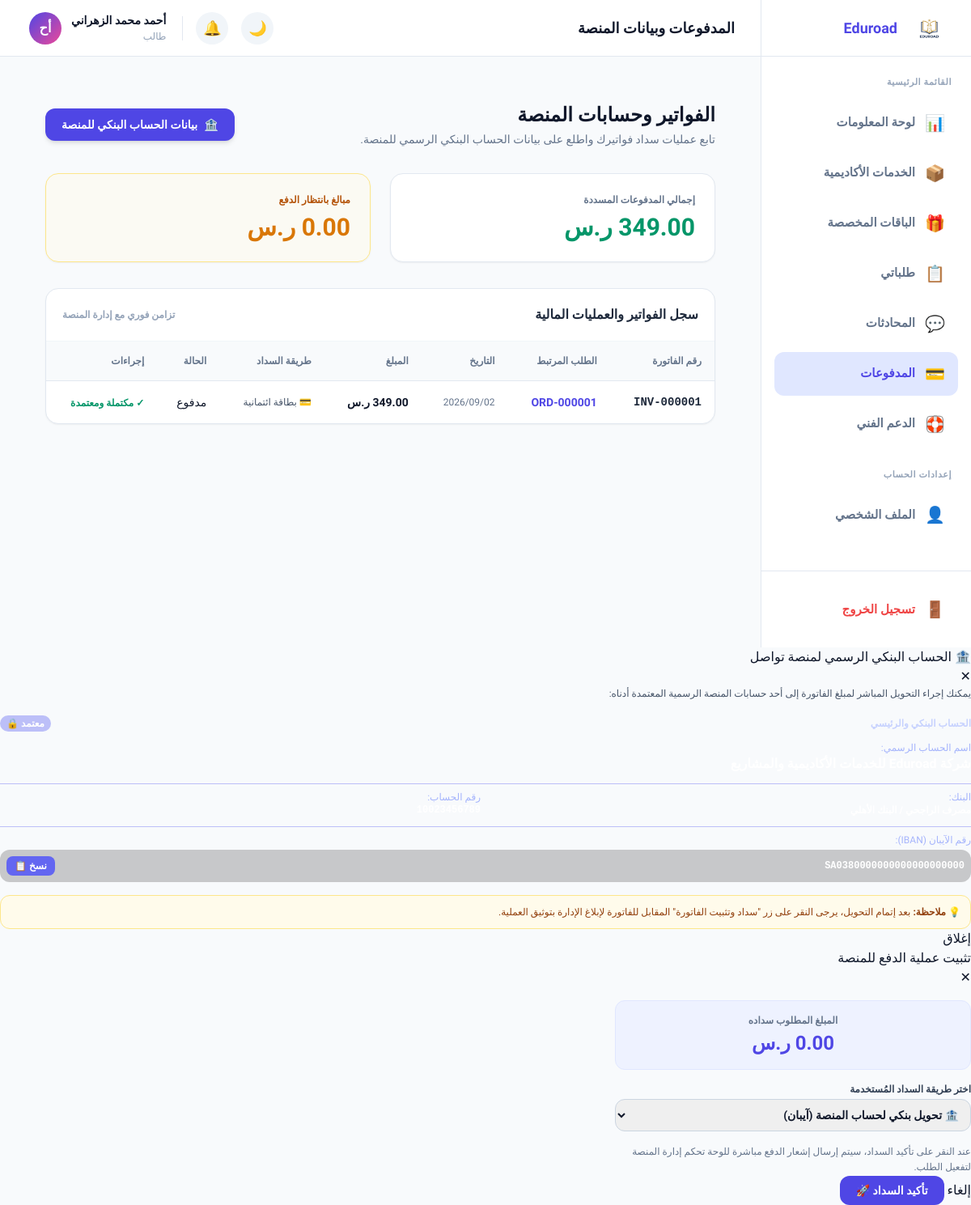
/student/payments.php (signed in), run on the app's committed database.
### tables this page shows
CREATE TABLE IF NOT EXISTS `payments` (
  `id`               INT UNSIGNED NOT NULL AUTO_INCREMENT,
  `payment_number`   VARCHAR(25) NOT NULL UNIQUE COMMENT 'e.g. PAY-20260001',
  `order_id`         INT UNSIGNED NOT NULL,
  `student_id`       INT UNSIGNED NOT NULL,
  `amount`           DECIMAL(10,2) NOT NULL COMMENT 'Total paid by student',
  `platform_fee`     DECIMAL(10,2) NOT NULL DEFAULT 0.00 COMMENT '15% commission',
  `academic_net`     DECIMAL(10,2) NOT NULL DEFAULT 0.00 COMMENT 'amount - platform_fee',
  `method`           ENUM('credit_card','bank_transfer','apple_pay','wallet') NOT NULL DEFAULT 'credit_card',
  `status`           ENUM('pending','paid','failed','refunded') NOT NULL DEFAULT 'pending',
  `transaction_ref`  VARCHAR(255) DEFAULT NULL COMMENT 'Gateway reference',
  `coupon_code`      VARCHAR(50) DEFAULT NULL,
  `discount`         DECIMAL(10,2) DEFAULT 0.00,
  `paid_at`          DATETIME DEFAULT NULL,
  `created_at`       DATETIME NOT NULL DEFAULT CURRENT_TIMESTAMP,
  PRIMARY KEY (`id`),
  UNIQUE KEY `uq_payment_number` (`payment_number`),
  INDEX `idx_order`    (`order_id`),
  INDEX `idx_student`  (`student_id`),
  INDEX `idx_status`   (`status`),
  CONSTRAINT `fk_pay_order`   FOREIGN KEY (`order_id`)   REFERENCES `orders`(`id`) ON DELETE RESTRICT,
  CONSTRAINT `fk_pay_student` FOREIGN KEY (`student_id`) REFERENCES `users`(`id`)  ON DELETE RESTRICT
);

### config/auth.php (called while the page is built, shortened)
<?php
require_once __DIR__ . '/db.php';
function currentUser(): ?array {
    return [
        'id'     => $_SESSION['user_id'],
        'name'   => $_SESSION['user_name'],
        'email'  => $_SESSION['user_email'],
        'role'   => $_SESSION['user_role'],
        'avatar' => $_SESSION['user_avatar'],
    ];
}

### config/functions.php (called while the page is built, shortened)
<?php
require_once __DIR__ . '/db.php';
function getPaymentsByStudent(int $studentId): array {
    $stmt = db()->prepare(
        'SELECT p.*, o.order_number
         FROM payments p
         JOIN orders o ON p.order_id = o.id
         WHERE p.student_id = ?
         ORDER BY p.created_at DESC'
    );
    $stmt->execute([$studentId]);
    return $stmt->fetchAll();
}
function formatDate(string $date): string {
    return date('Y/m/d', strtotime($date));
}
function formatMoney(float $amount): string {
    return number_format($amount, 2) . ' ر.س';
}
function paymentStatusLabel(string $status): array {
    return match($status) {
        'paid'     => ['label' => 'مدفوع',   'class' => 'badge-success'],
        'pending'  => ['label' => 'معلق',    'class' => 'badge-warning'],
        'failed'   => ['label' => 'فاشل',    'class' => 'badge-danger'],
        'refunded' => ['label' => 'مُسترجع', 'class' => 'badge-secondary'],
        default    => ['label' => $status,   'class' => 'badge-secondary'],
    };
}

### config/db.php (called while the page is built, shortened)
<?php
function db(): PDO {
    static $pdo = null;
    if ($pdo === null) {
        $dsn = sprintf(
            'mysql:host=%s;dbname=%s;charset=%s',
            DB_HOST,
            DB_NAME,
            DB_CHARSET
        );
        try {
            $pdo = new PDO($dsn, DB_USER, DB_PASS, [
                PDO::ATTR_ERRMODE            => PDO::ERRMODE_EXCEPTION,
                PDO::ATTR_DEFAULT_FETCH_MODE => PDO::FETCH_ASSOC,
                PDO::ATTR_EMULATE_PREPARES   => false,
            ]);
        } catch (PDOException $e) {
            http_response_code(500);
            die(json_encode([
                'error'   => true,
                'message' => 'خطأ في الاتصال بقاعدة البيانات. يرجى المحاولة لاحقاً.'
            ]));
        }
    }
    return $pdo;
}

### student/payments.php (the view, shortened to what this page needs)
<?php
require_once __DIR__ . '/../config/auth.php';
require_once __DIR__ . '/../config/functions.php';
$user = currentUser();
$db = db();
$total_paid = (float) $db->query("SELECT COALESCE(SUM(amount), 0) FROM payments WHERE student_id = " . $user['id'] . " AND status = 'paid'")->fetchColumn();
$total_pending = (float) $db->query("SELECT COALESCE(SUM(amount), 0) FROM payments WHERE student_id = " . $user['id'] . " AND status = 'pending'")->fetchColumn();
$payments = getPaymentsByStudent($user['id']);
require __DIR__ . '/partials/head.php';
require __DIR__ . '/partials/sidebar.php';
?>
      <div class="content-wrap" style="max-width:1150px;margin:0 auto;padding:24px;">
        <div class="flex flex-wrap justify-between items-center gap-4 mb-8">
          <div>
            <h1 class="text-2xl font-black text-slate-900 mb-1">الفواتير وحسابات المنصة</h1>
            <p class="text-slate-500 text-sm">تابع عمليات سداد فواتيرك واطلع على بيانات الحساب البنكي الرسمي للمنصة.</p>
          </div>
          <button onclick="openPlatformBankModal()" class="px-5 py-2.5 bg-indigo-600 hover:bg-indigo-700 text-white rounded-xl font-bold text-sm shadow-md transition flex items-center gap-2">
            <span>🏦</span>
            <span>بيانات الحساب البنكي للمنصة</span>
          </button>
        </div>
        <div class="grid grid-cols-1 sm:grid-cols-2 gap-6 mb-8">
          <div class="card p-6 border border-slate-200 shadow-sm rounded-2xl bg-white">
            <div class="text-xs font-bold text-slate-500 mb-2">إجمالي المدفوعات المسددة</div>
            <div class="text-3xl font-black text-emerald-600"><?= formatMoney($total_paid) ?></div>
          </div>
          <div class="card p-6 border border-amber-200 bg-amber-50/50 shadow-sm rounded-2xl">
            <div class="text-xs font-bold text-amber-700 mb-2">مبالغ بانتظار الدفع</div>
            <div class="text-3xl font-black text-amber-600"><?= formatMoney($total_pending) ?></div>
          </div>
        </div>
        <div class="card p-0 overflow-hidden border border-slate-200 rounded-2xl bg-white shadow-sm">
          <div class="p-5 border-b border-slate-100 flex items-center justify-between">
            <h3 class="font-extrabold text-slate-800 text-base">سجل الفواتير والعمليات المالية</h3>
            <span class="text-xs text-slate-400 font-bold">تزامن فوري مع إدارة المنصة</span>
          </div>
          <div class="overflow-x-auto">
            <table class="w-full text-right border-collapse">
              <thead>
                <tr class="bg-slate-50 text-slate-500 text-xs border-b border-slate-200">
                  <th class="p-4">رقم الفاتورة</th>
                  <th class="p-4">الطلب المرتبط</th>
                  <th class="p-4">التاريخ</th>
                  <th class="p-4">المبلغ</th>
                  <th class="p-4">طريقة السداد</th>
                  <th class="p-4">الحالة</th>
                  <th class="p-4">إجراءات</th>
                </tr>
              </thead>
              <tbody class="divide-y divide-slate-100 text-sm">
                <?php if (empty($payments)): ?>
                  <tr>
                    <td colspan="7" class="text-center p-8 text-slate-400">
                      لا توجد فواتير أو عمليات دفع مسجلة بعد.
                    </td>
                  </tr>
                <?php else: ?>
                  <?php foreach ($payments as $p):
                    $badge = paymentStatusLabel($p['status']);
                    $inv_no = 'INV-' . str_pad($p['id'], 6, '0', STR_PAD_LEFT);
                  ?>
                    <tr class="hover:bg-slate-50/70 transition">
                      <td class="p-4 font-mono font-bold text-slate-800"><?= $inv_no ?></td>
                      <td class="p-4 font-bold text-indigo-600">
                        <a href="order-details.php?id=<?= $p['order_id'] ?>">ORD-<?= str_pad($p['order_id'], 6, '0', STR_PAD_LEFT) ?></a>
                      </td>
                      <td class="p-4 text-slate-500 text-xs"><?= formatDate($p['created_at']) ?></td>
                      <td class="p-4 font-extrabold text-slate-900"><?= formatMoney($p['amount']) ?></td>
                      <td class="p-4 text-slate-600 text-xs">
                        <?= $p['method'] === 'bank_transfer' ? '🏦 تحويل بنكي للمنصة' : ($p['method'] === 'credit_card' ? '💳 بطاقة ائتمانية' : e($p['method'])) ?>
                      </td>
                      <td class="p-4">
                        <span class="badge <?= $badge['class'] ?>"><?= $badge['label'] ?></span>
                      </td>
                      <td class="p-4">
                        <?php if ($p['status'] === 'pending'): ?>
                          <button onclick="openPayModal(<?= $p['id'] ?>, <?= $p['amount'] ?>)" class="px-3 py-1.5 bg-indigo-600 text-white rounded-lg text-xs font-bold hover:bg-indigo-700 transition">
                            💳 سداد وتثبيت الفاتورة
                          </button>
                        <?php else: ?>
                          <span class="text-xs text-emerald-600 font-bold">✓ مكتملة ومعتمدة</span>
                        <?php endif; ?>
                      </td>
                    </tr>
                  <?php endforeach; ?>
                <?php endif; ?>
              </tbody>
            </table>
          </div>
        </div>
      </div>
    </main>
  </div>
  <div class="modal-overlay" id="platformBankModal">
    <div class="modal-box">
      <div class="modal-header">
        <h3 class="modal-title">🏦 الحساب البنكي الرسمي لمنصة تواصل</h3>
        <button class="modal-close" data-modal-close>✕</button>
      </div>
      <div class="modal-body space-y-4">
        <p class="text-xs text-slate-600 leading-relaxed">
          يمكنك إجراء التحويل المباشر لمبلغ الفاتورة إلى أحد حسابات المنصة الرسمية المعتمدة أدناه:
        </p>
        <div class="bank-card space-y-3">
          <div class="flex items-center justify-between">
            <span class="text-xs font-bold text-indigo-200">الحساب البنكي والرئيسي</span>
            <span class="text-xs bg-indigo-500/40 text-white px-2 py-0.5 rounded-full font-bold">معتمد 🔒</span>
          </div>
          <div>
            <div class="text-xs text-indigo-300">اسم الحساب الرسمي:</div>
            <div class="text-base font-extrabold text-white">شركة Eduroad للخدمات الأكاديمية والمشاريع</div>
          </div>
          <div class="grid grid-cols-1 sm:grid-cols-2 gap-3 pt-2 border-t border-indigo-500/40 text-xs">
            <div>
              <div class="text-indigo-300">البنك:</div>
              <div class="font-bold text-white">مصرف الراجحي / البنك الأهلي</div>
            </div>
            <div>
              <div class="text-indigo-300">رقم الحساب:</div>
              <div class="font-mono font-bold text-white select-all">10023456789</div>
            </div>
          </div>
          <div class="pt-2 border-t border-indigo-500/40">
            <div class="text-xs text-indigo-300 mb-1">رقم الآيبان (IBAN):</div>
            <div class="flex items-center justify-between bg-black/20 p-2 rounded-xl">
              <span class="font-mono font-bold text-white text-xs select-all">SA0380000000000000000000</span>
              <button onclick="copyIban('SA0380000000000000000000')" class="text-xs bg-indigo-500 hover:bg-indigo-600 text-white px-2.5 py-1 rounded-lg font-bold">نسخ 📋</button>
            </div>
          </div>
        </div>
        <div class="bg-amber-50 p-3 rounded-xl border border-amber-200 text-xs text-amber-800 font-medium">
          💡 <strong>ملاحظة:</strong> بعد إتمام التحويل، يرجى النقر على زر "سداد وتثبيت الفاتورة" المقابل للفاتورة لإبلاغ الإدارة بتوثيق العملية.
        </div>
      </div>
      <div class="modal-footer">
        <button class="btn-add-sub" data-modal-close>إغلاق</button>
      </div>
    </div>
  </div>
  <div class="modal-overlay" id="payInvoiceModal">
    <div class="modal-box" style="max-width:440px;">
      <div class="modal-header">
        <h3 class="modal-title">تثبيت عملية الدفع للمنصة</h3>
        <button class="modal-close" data-modal-close>✕</button>
      </div>
      <form method="POST" action="payments.php">
        <div class="modal-body space-y-4">
          <div class="bg-indigo-50 p-4 rounded-xl text-center border border-indigo-100">
            <span class="text-xs text-slate-500 font-bold block mb-1">المبلغ المطلوب سداده</span>
            <span class="text-2xl font-black text-indigo-600" id="modalPaymentAmount">0.00 ر.س</span>
          </div>
          <div>
            <label class="block text-xs font-bold text-slate-700 mb-1">اختر طريقة السداد المُستخدمة</label>
            <select name="pay_method" class="w-full p-2.5 rounded-xl border border-slate-300 text-sm font-bold focus:outline-none focus:border-indigo-600">
              <option value="bank_transfer">🏦 تحويل بنكي لحساب المنصة (آيبان)</option>
            </select>
          </div>
          <div class="text-xs text-slate-500 leading-relaxed">
            عند النقر على تأكيد السداد، سيتم إرسال إشعار الدفع مباشرة للوحة تحكم إدارة المنصة لتفعيل الطلب.
          </div>
        </div>
        <div class="modal-footer">
          <button type="button" class="btn-add-sub" data-modal-close>إلغاء</button>
          <button type="submit" class="px-5 py-2 bg-indigo-600 text-white rounded-xl font-bold text-sm hover:bg-indigo-700">تأكيد السداد 🚀</button>
        </div>
      </form>
    </div>
  </div>
<?php
require __DIR__ . '/partials/footer.php';
?>

### student/assets/css/style.css (style rules this page uses)
:root { --primary: #4f46e5; --primary-hover: #4338ca; --primary-light: #e0e7ff; --secondary: #ec4899; --success: #10b981; --warning: #f59e0b; --danger: #ef4444; --info: #3b82f6; --bg-body: #f8fafc; --bg-card: #ffffff; --bg-hover: #f1f5f9; --text-primary: #0f172a; --text-secondary: #64748b; --text-muted: #94a3b8; --border-color: #e2e8f0; --radius-sm: 8px; --radius-md: 12px; --radius-lg: 16px; --radius-full: 9999px; --shadow-sm: 0 1px 2px 0 rgba(0, 0, 0, 0.05); --shadow-md: 0 4px 6px -1px rgba(0, 0, 0, 0.1), 0 2px 4px -1px rgba(0, 0, 0, 0.06); --shadow-lg: 0 10px 15px -3px rgba(0, 0, 0, 0.1), 0 4px 6px -2px rgba(0, 0, 0, 0.05); }
body { font-family: 'Tajawal', sans-serif; background-color: var(--bg-body); color: var(--text-primary); margin: 0; transition: background-color 0.3s, color 0.3s; overflow-x: hidden; }
a { text-decoration: none; color: inherit; }
.content-wrap { padding: 32px; flex-grow: 1; }
.card { background: var(--bg-card); border: 1px solid var(--border-color); border-radius: var(--radius-lg); padding: 24px; box-shadow: var(--shadow-sm); }

### data on the page
payments: id "INV-000001", order "000001", created_at "2026/09/02", amount "349.00 ر.س", method "💳 بطاقة ائتمانية", status "مدفوع", shows "✓ مكتملة ومعتمدة"

### other printed values
$_item['icon'] "📊"
$_item['label'] "لوحة المعلومات"
$_item['icon'] "📦"
$_item['label'] "الخدمات الأكاديمية"
$_item['icon'] "🎁"
$_item['label'] "الباقات المخصصة"
$_item['icon'] "📋"
$_item['label'] "طلباتي"
$_item['icon'] "💬"
$_item['label'] "المحادثات"
$_item['icon'] "💳"
$_item['label'] "المدفوعات"
$_item['icon'] "🛟"
$_item['label'] "الدعم الفني"
$pageTitle "المدفوعات وبيانات المنصة"
